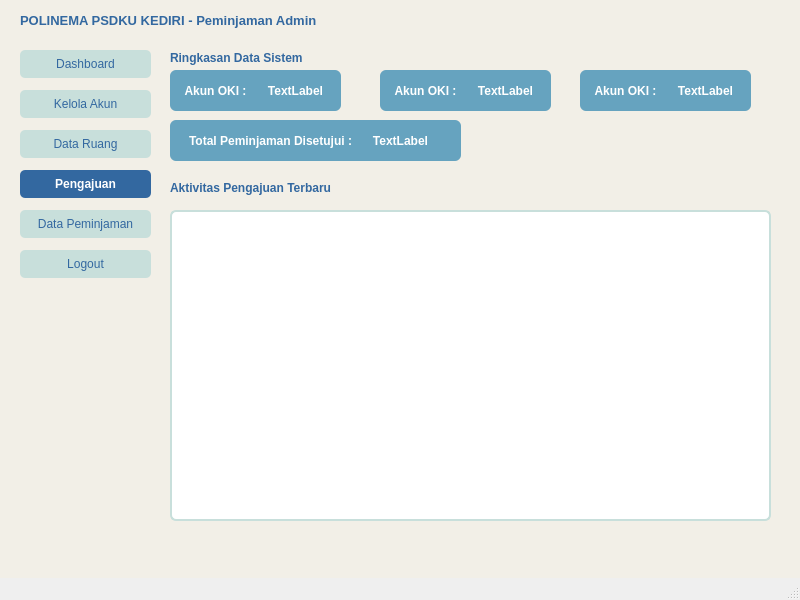
<?xml version="1.0" encoding="UTF-8"?>
<ui version="4.0">
 <class>MainWindow</class>
 <widget class="QMainWindow" name="MainWindow">
  <property name="geometry">
   <rect>
    <x>0</x>
    <y>0</y>
    <width>800</width>
    <height>600</height>
   </rect>
  </property>
  <property name="windowTitle">
   <string>Dashboard Admin</string>
  </property>
  <widget class="QWidget" name="centralwidget">
   <property name="styleSheet">
    <string notr="true">QWidget#centralwidget {
    background-color: #F2EFE7;
}</string>
   </property>
   <widget class="QLabel" name="label_3">
    <property name="geometry">
     <rect>
      <x>20</x>
      <y>10</y>
      <width>401</width>
      <height>20</height>
     </rect>
    </property>
    <property name="font">
     <font>
      <pointsize>10</pointsize>
      <weight>75</weight>
      <bold>true</bold>
     </font>
    </property>
    <property name="styleSheet">
     <string notr="true">color: #3368A0;</string>
    </property>
    <property name="text">
     <string>POLINEMA PSDKU KEDIRI - Peminjaman Admin</string>
    </property>
    <property name="alignment">
     <set>Qt::AlignLeading|Qt::AlignLeft|Qt::AlignVCenter</set>
    </property>
   </widget>
   <widget class="QPushButton" name="pushButton">
    <property name="geometry">
     <rect>
      <x>20</x>
      <y>50</y>
      <width>131</width>
      <height>28</height>
     </rect>
    </property>
    <property name="styleSheet">
     <string notr="true">QPushButton {
    background-color: #C8DFDB;
    color: #3368A0;
    border-radius: 5px;
}
QPushButton:hover {
    background-color: #66A3BF;
    color: #FFFFFF;
}</string>
    </property>
    <property name="text">
     <string>Dashboard</string>
    </property>
    <property name="icon">
     <iconset>
      <normaloff>../icon/dashboard.png</normaloff>../icon/dashboard.png</iconset>
    </property>
   </widget>
   <widget class="QPushButton" name="pushButton_2">
    <property name="geometry">
     <rect>
      <x>20</x>
      <y>90</y>
      <width>131</width>
      <height>28</height>
     </rect>
    </property>
    <property name="styleSheet">
     <string notr="true">QPushButton {
    background-color: #C8DFDB;
    color: #3368A0;
    border-radius: 5px;
}
QPushButton:hover {
    background-color: #66A3BF;
    color: #FFFFFF;
}</string>
    </property>
    <property name="text">
     <string>Kelola Akun</string>
    </property>
    <property name="icon">
     <iconset>
      <normaloff>../icon/user.png</normaloff>../icon/user.png</iconset>
    </property>
   </widget>
   <widget class="QPushButton" name="pushButton_3">
    <property name="geometry">
     <rect>
      <x>20</x>
      <y>130</y>
      <width>131</width>
      <height>28</height>
     </rect>
    </property>
    <property name="styleSheet">
     <string notr="true">QPushButton {
    background-color: #C8DFDB;
    color: #3368A0;
    border-radius: 5px;
}
QPushButton:hover {
    background-color: #66A3BF;
    color: #FFFFFF;
}</string>
    </property>
    <property name="text">
     <string>Data Ruang</string>
    </property>
    <property name="icon">
     <iconset>
      <normaloff>../icon/meeting-room.png</normaloff>../icon/meeting-room.png</iconset>
    </property>
   </widget>
   <widget class="QPushButton" name="pushButton_4">
    <property name="geometry">
     <rect>
      <x>20</x>
      <y>170</y>
      <width>131</width>
      <height>28</height>
     </rect>
    </property>
    <property name="styleSheet">
     <string notr="true">QPushButton {
    background-color: #3368A0;
    color: #FFFFFF;
    border-radius: 5px;
    font-weight: bold;
}</string>
    </property>
    <property name="text">
     <string>Pengajuan</string>
    </property>
    <property name="icon">
     <iconset>
      <normaloff>../icon/resume.png</normaloff>../icon/resume.png</iconset>
    </property>
   </widget>
   <widget class="QPushButton" name="pushButton_5">
    <property name="geometry">
     <rect>
      <x>20</x>
      <y>210</y>
      <width>131</width>
      <height>28</height>
     </rect>
    </property>
    <property name="styleSheet">
     <string notr="true">QPushButton {
    background-color: #C8DFDB;
    color: #3368A0;
    border-radius: 5px;
}
QPushButton:hover {
    background-color: #66A3BF;
    color: #FFFFFF;
}</string>
    </property>
    <property name="text">
     <string>Data Peminjaman</string>
    </property>
    <property name="icon">
     <iconset>
      <normaloff>../icon/contract.png</normaloff>../icon/contract.png</iconset>
    </property>
   </widget>
   <widget class="QPushButton" name="pushButton_6">
    <property name="geometry">
     <rect>
      <x>20</x>
      <y>250</y>
      <width>131</width>
      <height>28</height>
     </rect>
    </property>
    <property name="styleSheet">
     <string notr="true">QPushButton {
    background-color: #C8DFDB;
    color: #3368A0;
    border-radius: 5px;
}
QPushButton:hover {
    background-color: #3368A0;
    color: #FFFFFF;
}</string>
    </property>
    <property name="text">
     <string>Logout</string>
    </property>
    <property name="icon">
     <iconset>
      <normaloff>../icon/exit.png</normaloff>../icon/exit.png</iconset>
    </property>
   </widget>
   <widget class="QLabel" name="label">
    <property name="geometry">
     <rect>
      <x>170</x>
      <y>50</y>
      <width>161</width>
      <height>16</height>
     </rect>
    </property>
    <property name="font">
     <font>
      <weight>75</weight>
      <bold>true</bold>
     </font>
    </property>
    <property name="styleSheet">
     <string notr="true">color: #3368A0;</string>
    </property>
    <property name="text">
     <string>Ringkasan Data Sistem</string>
    </property>
   </widget>
   <widget class="QFrame" name="frame">
    <property name="geometry">
     <rect>
      <x>170</x>
      <y>70</y>
      <width>171</width>
      <height>41</height>
     </rect>
    </property>
    <property name="styleSheet">
     <string notr="true">QFrame#frame {
    background-color: #66A3BF;
    border-radius: 6px;
}
QLabel {
    color: #FFFFFF;
    font-weight: bold;
}</string>
    </property>
    <property name="frameShape">
     <enum>QFrame::NoFrame</enum>
    </property>
    <widget class="QLabel" name="label_2">
     <property name="geometry">
      <rect>
       <x>10</x>
       <y>0</y>
       <width>71</width>
       <height>41</height>
      </rect>
     </property>
     <property name="text">
      <string>Akun OKI :</string>
     </property>
     <property name="alignment">
      <set>Qt::AlignCenter</set>
     </property>
    </widget>
    <widget class="QLabel" name="label_4">
     <property name="geometry">
      <rect>
       <x>90</x>
       <y>0</y>
       <width>71</width>
       <height>41</height>
      </rect>
     </property>
     <property name="text">
      <string>TextLabel</string>
     </property>
     <property name="alignment">
      <set>Qt::AlignCenter</set>
     </property>
    </widget>
   </widget>
   <widget class="QFrame" name="frame_2">
    <property name="geometry">
     <rect>
      <x>380</x>
      <y>70</y>
      <width>171</width>
      <height>41</height>
     </rect>
    </property>
    <property name="styleSheet">
     <string notr="true">QFrame#frame_2 {
    background-color: #66A3BF;
    border-radius: 6px;
}
QLabel {
    color: #FFFFFF;
    font-weight: bold;
}</string>
    </property>
    <property name="frameShape">
     <enum>QFrame::NoFrame</enum>
    </property>
    <widget class="QLabel" name="label_5">
     <property name="geometry">
      <rect>
       <x>10</x>
       <y>0</y>
       <width>71</width>
       <height>41</height>
      </rect>
     </property>
     <property name="text">
      <string>Akun OKI :</string>
     </property>
     <property name="alignment">
      <set>Qt::AlignCenter</set>
     </property>
    </widget>
    <widget class="QLabel" name="label_6">
     <property name="geometry">
      <rect>
       <x>90</x>
       <y>0</y>
       <width>71</width>
       <height>41</height>
      </rect>
     </property>
     <property name="text">
      <string>TextLabel</string>
     </property>
     <property name="alignment">
      <set>Qt::AlignCenter</set>
     </property>
    </widget>
   </widget>
   <widget class="QFrame" name="frame_3">
    <property name="geometry">
     <rect>
      <x>580</x>
      <y>70</y>
      <width>171</width>
      <height>41</height>
     </rect>
    </property>
    <property name="styleSheet">
     <string notr="true">QFrame#frame_3 {
    background-color: #66A3BF;
    border-radius: 6px;
}
QLabel {
    color: #FFFFFF;
    font-weight: bold;
}</string>
    </property>
    <property name="frameShape">
     <enum>QFrame::NoFrame</enum>
    </property>
    <widget class="QLabel" name="label_7">
     <property name="geometry">
      <rect>
       <x>10</x>
       <y>0</y>
       <width>71</width>
       <height>41</height>
      </rect>
     </property>
     <property name="text">
      <string>Akun OKI :</string>
     </property>
     <property name="alignment">
      <set>Qt::AlignCenter</set>
     </property>
    </widget>
    <widget class="QLabel" name="label_8">
     <property name="geometry">
      <rect>
       <x>90</x>
       <y>0</y>
       <width>71</width>
       <height>41</height>
      </rect>
     </property>
     <property name="text">
      <string>TextLabel</string>
     </property>
     <property name="alignment">
      <set>Qt::AlignCenter</set>
     </property>
    </widget>
   </widget>
   <widget class="QFrame" name="frame_4">
    <property name="geometry">
     <rect>
      <x>170</x>
      <y>120</y>
      <width>291</width>
      <height>41</height>
     </rect>
    </property>
    <property name="styleSheet">
     <string notr="true">QFrame#frame_4 {
    background-color: #66A3BF;
    border-radius: 6px;
}
QLabel {
    color: #FFFFFF;
    font-weight: bold;
}</string>
    </property>
    <property name="frameShape">
     <enum>QFrame::NoFrame</enum>
    </property>
    <widget class="QLabel" name="label_9">
     <property name="geometry">
      <rect>
       <x>10</x>
       <y>0</y>
       <width>181</width>
       <height>41</height>
      </rect>
     </property>
     <property name="text">
      <string>Total Peminjaman Disetujui :</string>
     </property>
     <property name="alignment">
      <set>Qt::AlignCenter</set>
     </property>
    </widget>
    <widget class="QLabel" name="label_10">
     <property name="geometry">
      <rect>
       <x>190</x>
       <y>0</y>
       <width>81</width>
       <height>41</height>
      </rect>
     </property>
     <property name="text">
      <string>TextLabel</string>
     </property>
     <property name="alignment">
      <set>Qt::AlignCenter</set>
     </property>
    </widget>
   </widget>
   <widget class="QLabel" name="label_11">
    <property name="geometry">
     <rect>
      <x>170</x>
      <y>180</y>
      <width>411</width>
      <height>16</height>
     </rect>
    </property>
    <property name="font">
     <font>
      <weight>75</weight>
      <bold>true</bold>
     </font>
    </property>
    <property name="styleSheet">
     <string notr="true">color: #3368A0;</string>
    </property>
    <property name="text">
     <string>Aktivitas Pengajuan Terbaru</string>
    </property>
   </widget>
   <widget class="QTableWidget" name="tableWidget">
    <property name="geometry">
     <rect>
      <x>170</x>
      <y>210</y>
      <width>601</width>
      <height>311</height>
     </rect>
    </property>
    <property name="styleSheet">
     <string notr="true">QTableWidget {
    background-color: #FFFFFF;
    border: 2px solid #C8DFDB;
    border-radius: 6px;
}
QHeaderView::section {
    background-color: #3368A0;
    color: #FFFFFF;
    font-weight: bold;
    padding: 4px;
}</string>
    </property>
   </widget>
  </widget>
  <widget class="QMenuBar" name="menubar">
   <property name="geometry">
    <rect>
     <x>0</x>
     <y>0</y>
     <width>800</width>
     <height>26</height>
    </rect>
   </property>
  </widget>
  <widget class="QStatusBar" name="statusbar"/>
 </widget>
 <resources/>
 <connections/>
</ui>
